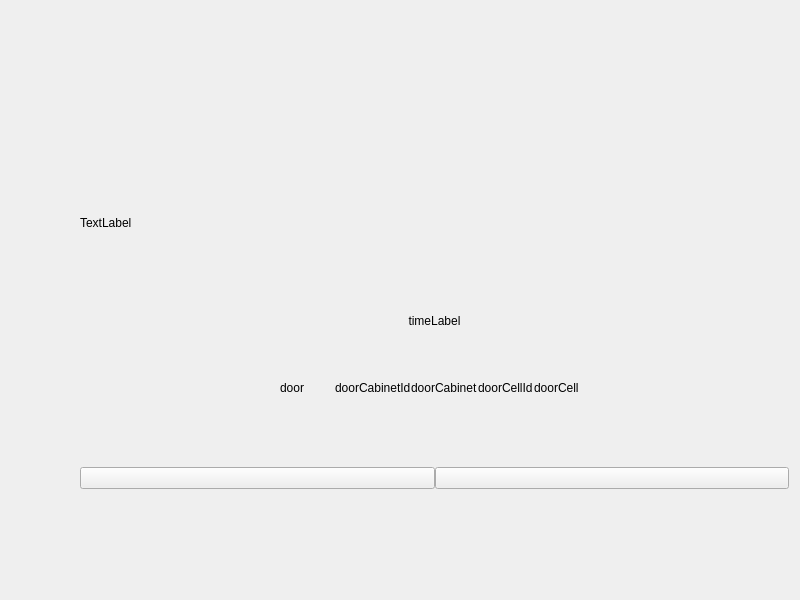
<?xml version="1.0" encoding="UTF-8"?>
<ui version="4.0">
 <class>savepackagewaitpage</class>
 <widget class="QWidget" name="savepackagewaitpage">
  <property name="geometry">
   <rect>
    <x>0</x>
    <y>0</y>
    <width>800</width>
    <height>600</height>
   </rect>
  </property>
  <property name="windowTitle">
   <string>Form</string>
  </property>
  <layout class="QVBoxLayout" name="verticalLayout_2">
   <property name="leftMargin">
    <number>0</number>
   </property>
   <property name="topMargin">
    <number>9</number>
   </property>
   <item>
    <layout class="QVBoxLayout" name="verticalLayout">
     <property name="spacing">
      <number>0</number>
     </property>
     <property name="leftMargin">
      <number>80</number>
     </property>
     <property name="topMargin">
      <number>165</number>
     </property>
     <property name="bottomMargin">
      <number>70</number>
     </property>
     <item>
      <widget class="QLabel" name="label">
       <property name="sizePolicy">
        <sizepolicy hsizetype="Preferred" vsizetype="Preferred">
         <horstretch>0</horstretch>
         <verstretch>0</verstretch>
        </sizepolicy>
       </property>
       <property name="layoutDirection">
        <enum>Qt::LeftToRight</enum>
       </property>
       <property name="text">
        <string>TextLabel</string>
       </property>
       <property name="alignment">
        <set>Qt::AlignLeading|Qt::AlignLeft|Qt::AlignVCenter</set>
       </property>
      </widget>
     </item>
     <item>
      <widget class="QLabel" name="timeLabel">
       <property name="text">
        <string>timeLabel</string>
       </property>
       <property name="alignment">
        <set>Qt::AlignCenter</set>
       </property>
      </widget>
     </item>
     <item>
      <layout class="QHBoxLayout" name="horizontalLayout">
       <property name="leftMargin">
        <number>200</number>
       </property>
       <property name="rightMargin">
        <number>200</number>
       </property>
       <property name="bottomMargin">
        <number>60</number>
       </property>
       <item>
        <widget class="QLabel" name="door">
         <property name="text">
          <string>door</string>
         </property>
        </widget>
       </item>
       <item>
        <widget class="QLabel" name="doorCabinetId">
         <property name="text">
          <string>doorCabinetId</string>
         </property>
        </widget>
       </item>
       <item>
        <widget class="QLabel" name="doorCabinet">
         <property name="text">
          <string>doorCabinet</string>
         </property>
        </widget>
       </item>
       <item>
        <widget class="QLabel" name="doorCellId">
         <property name="text">
          <string>doorCellId</string>
         </property>
        </widget>
       </item>
       <item>
        <widget class="QLabel" name="doorCell">
         <property name="text">
          <string>doorCell</string>
         </property>
        </widget>
       </item>
      </layout>
     </item>
     <item>
      <layout class="QHBoxLayout" name="horizontalLayout_2">
       <property name="bottomMargin">
        <number>30</number>
       </property>
       <item>
        <widget class="QPushButton" name="okBtn">
         <property name="text">
          <string/>
         </property>
        </widget>
       </item>
       <item>
        <widget class="QPushButton" name="cancelBtn">
         <property name="text">
          <string/>
         </property>
        </widget>
       </item>
      </layout>
     </item>
    </layout>
   </item>
  </layout>
 </widget>
 <resources/>
 <connections/>
</ui>
